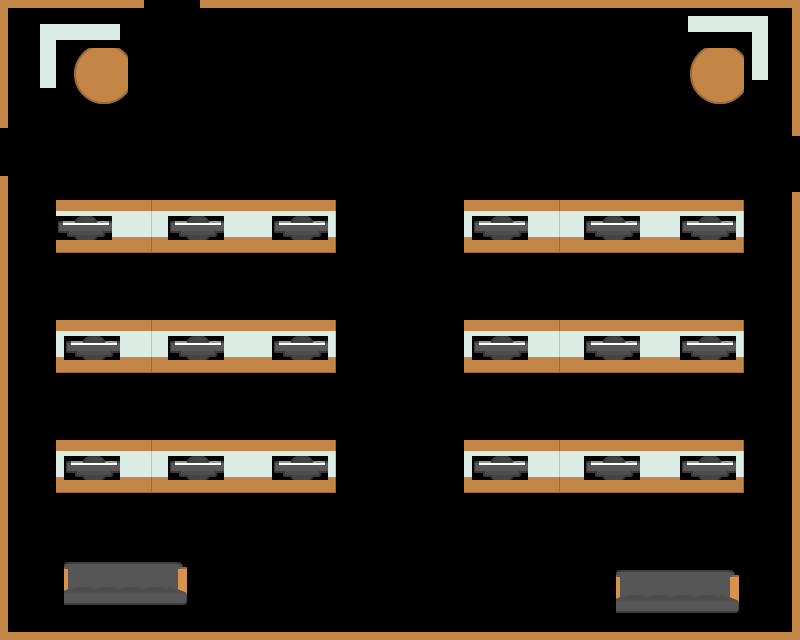

Rendered tile map (Tiled .tmx) drawn with the repository's tilesets; below, a short description and the map source with its tile grids summarised:
An orthogonal 100x80 tile map with 8x8 px tiles, 1 tile layer (Tile Layer 1).

<map version="1.0" tiledversion="1.0.3" orientation="orthogonal" renderorder="right-down" width="100" height="80" tilewidth="8" tileheight="8" nextobjectid="1">
 <tileset firstgid="1" source="inUseTileSet.tsx" />
 <layer name="Tile Layer 1" width="100" height="80">
  <data>[8000 cells, 2160 non-empty, 155 distinct tile ids]</data>
 </layer>
</map>
